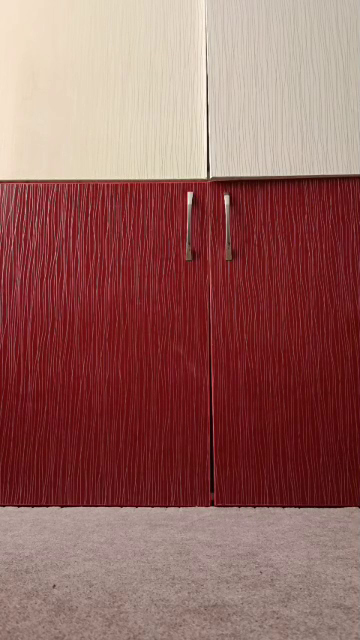
#> input picture frame 29 of 8) fall warning alarm/data/vid1.mp4, 360 x 640 px
$ python main.py
#> lines starting #> are read from the running program, lines starting #| are printed output that depends on the picture
import numpy as np
import cv2 as cv
import pickle


with open(r"8) fall warning alarm\model\model1.pkl", "rb") as file:
#> (reads 8) fall warning alarm/model/model1.pkl from the repository)
    model = pickle.load(file)


cap = cv.VideoCapture(r"8) fall warning alarm\data\vid1.mp4")


# [5 lines of commented-out code are left out]

y_list = []
while True:
    rec, frame1 = cap.read()
#> frame1 is the input picture: shape (640, 360, 3); mean B, G, R 95.2, 99.8, 150.1
    rec, frame2 = cap.read()
    if not rec:
        break

    frame_diff = cv.absdiff(frame1, frame2)

    gray = cv.cvtColor(frame_diff, cv.COLOR_BGR2GRAY)
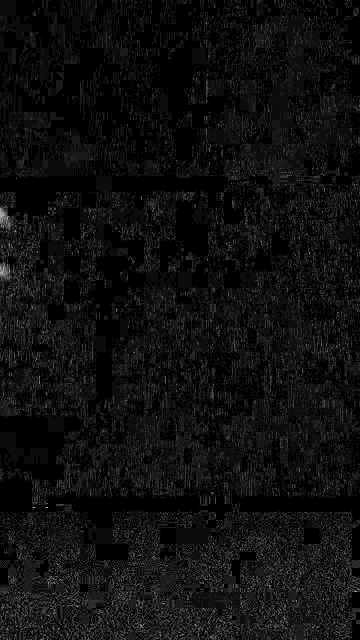
#> gray: shape (640, 360); min 0, max 20, mean 1.24; drawn with min black and max white
    edges = cv.Canny(gray, 50, 200)
#> edges: shape (640, 360); every value is 0
    blur = cv.GaussianBlur(edges, (3,3), 1)
    contours, _ = cv.findContours(blur, cv.RETR_EXTERNAL, cv.CHAIN_APPROX_NONE)
#> contours = []


    for c in contours:
        if cv.contourArea(c) > 250:
            x,y,w,h = cv.boundingRect(c)
            y_list.append(y)
#> this loop made 0 passes
#> after the loop, y_list = []


    if len(y_list) >= 10:
        data = y_list[-10:].copy()
        result = model.predict([data])
        if result[0] == 1:
            cv.putText(frame2, "Falling", (25,25), cv.FONT_HERSHEY_PLAIN, 2, (0,0,255), 2)


    # out.write(frame2)

    cv.imshow("frame", frame2)
    if cv.waitKey(10) & 0xFF == 27:
#> (key Esc is pressed here)
        break

cap.release()
cv.destroyAllWindows()
